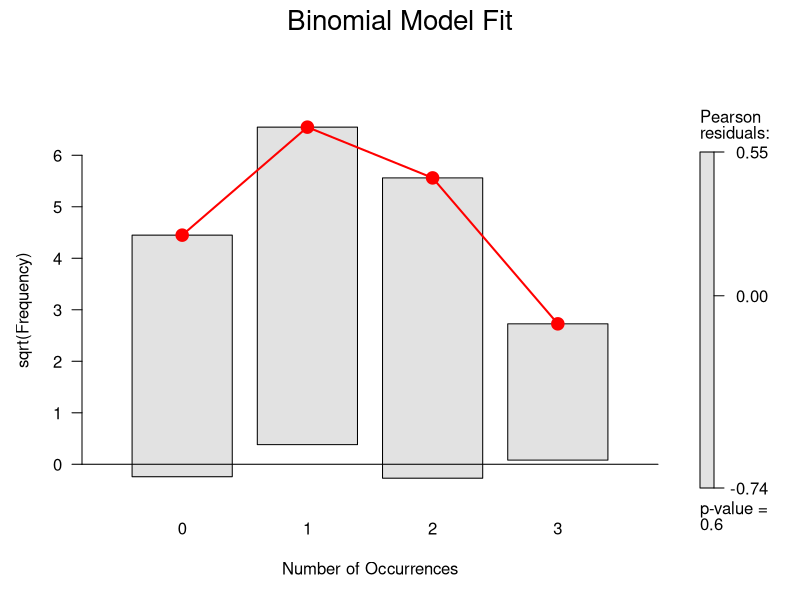
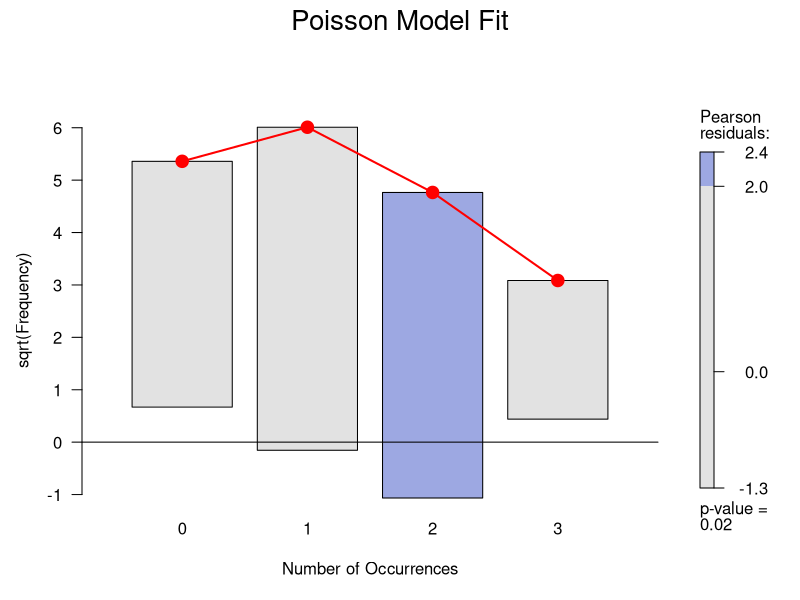
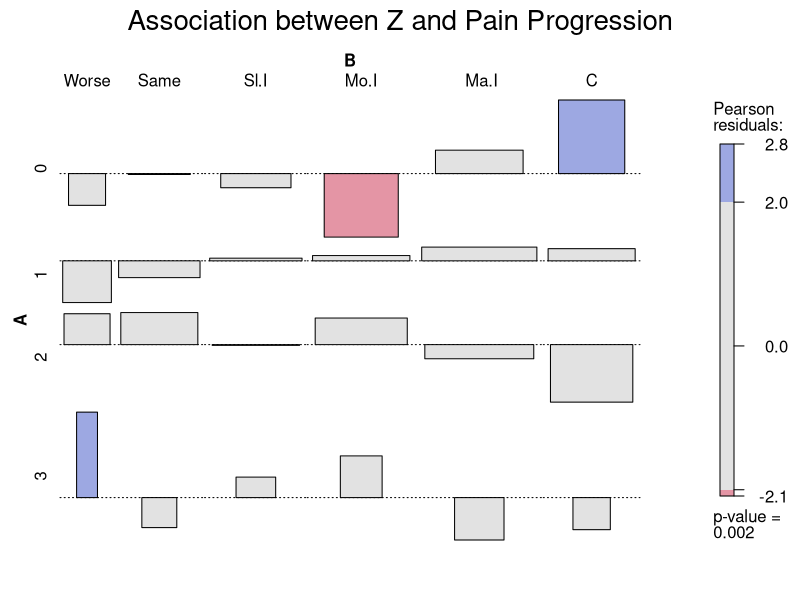
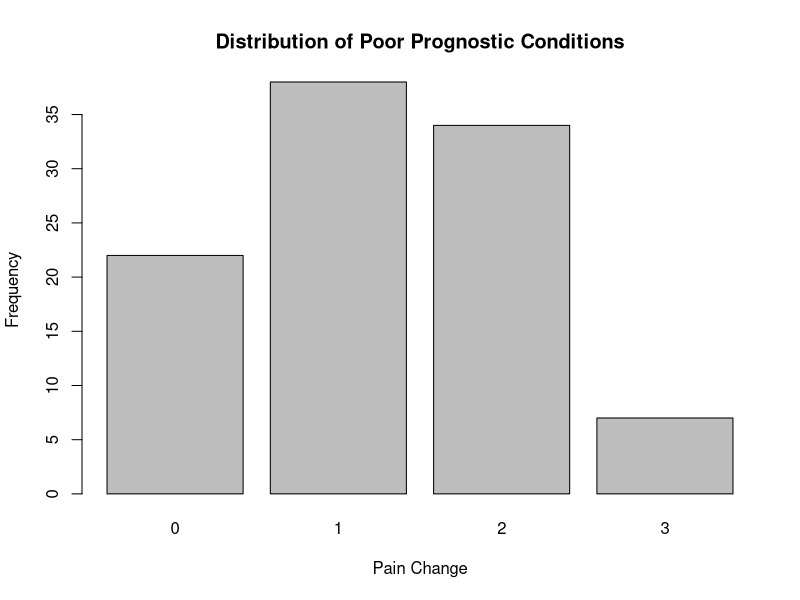
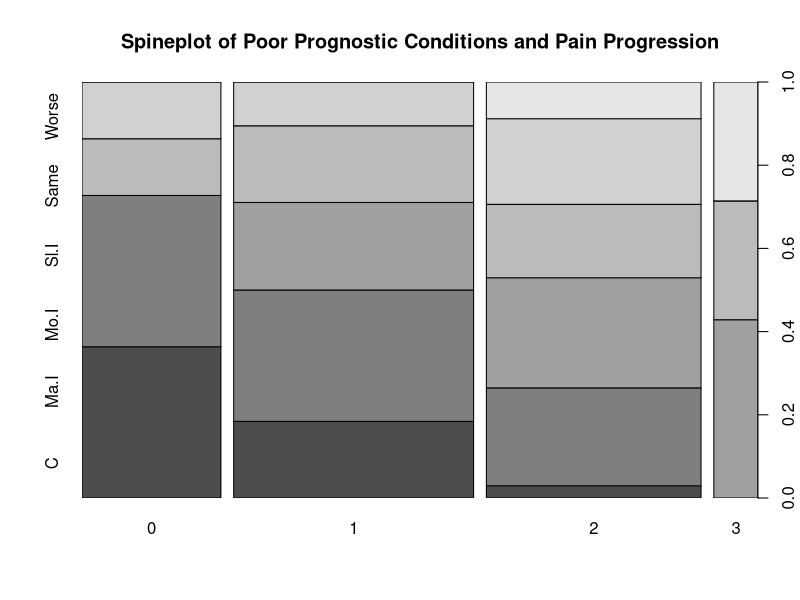
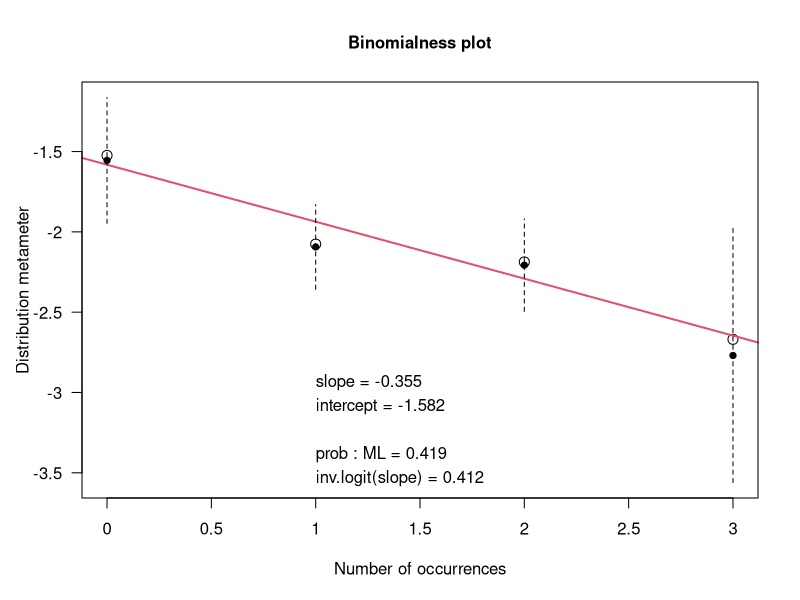
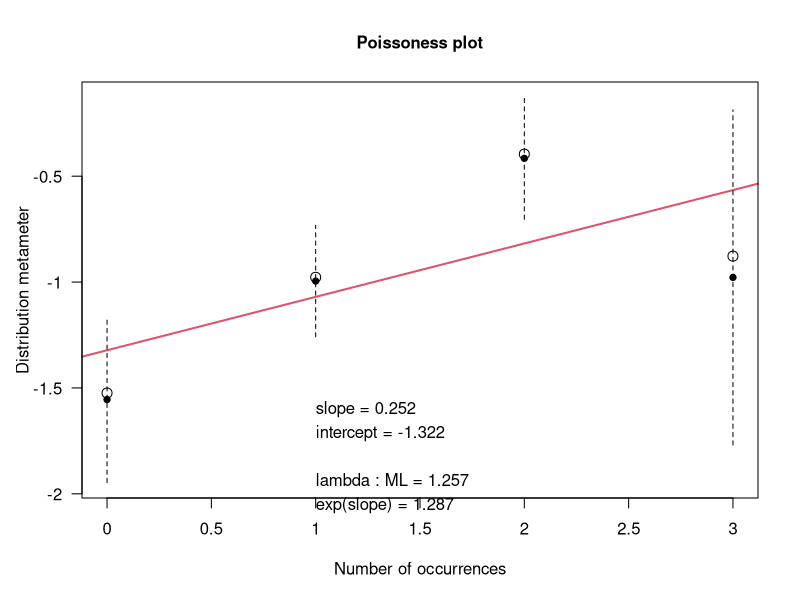

The R source for these figures, in order:
## ---- chunk 1
library(gnm)
library(vcd)
library(vcdExtra)
options(digits=3)
## ---- chunk 2
data("backPain")

backPain$x1 <- factor(backPain$x1)
levels(backPain$x1) <- c("Short", "Long")

backPain$x2 <- factor(backPain$x2)
levels(backPain$x2) <- c("Getting Better", "Remaining the Same", "Worsening")

backPain$x3 <- factor(backPain$x3)
levels(backPain$x3) <- c("AD", "PI")
## ---- chunk 3
backPain$Z <- ifelse(backPain$x1 == "Long", 1, 0) + 
  ifelse(backPain$x2 == "Worsening", 1, 0) + ifelse(backPain$x3 == "PI", 1, 0)
z.table <- table(backPain$Z)
## ---- chunk 4
z.fitb <- goodfit(z.table, type = "binomial", par = list(size =3))
z.fitp <- goodfit(z.table, type = "poisson")
## ---- chunk 5
plot(z.fitb, type = "hanging", shade = TRUE, main = "Binomial Model Fit" )
plot(z.fitp, type = "hanging", shade = TRUE, main = "Poisson Model Fit")
## ---- chunk 6
summary(z.fitb)
summary(z.fitp)
## ---- chunk 7
z.contingency <- table(backPain$Z, backPain$pain)
z.margin <- margin.table(z.contingency, 2:1)
## ---- chunk 8
#I couldn't plot a tile plot because of an error and you suggested not to do it and leave a note in the code.
#tile(t(z.contingency), tile_type = "height", shade = TRUE)
## ---- chunk 9
levels(backPain$pain) <- c("Worse", "Same", "Sl.I", "Mo.I", " Ma.I", "C")
z.contingency <- table(backPain$Z, backPain$pain)
z.margin <- margin.table(z.contingency, 2:1)
backPain$x4 <- factor(backPain$x2)
assoc(t(z.margin), shade = TRUE, main = "Association between Z and Pain Progression") 
## ---- chunk 10
barplot(z.table, main = "Distribution of Poor Prognostic Conditions", xlab = "Pain Change", ylab = "Frequency")
## ---- chunk 11
(z.fitb <- goodfit(z.table, type = "binomial", par = list(size =3)))
(z.fitp <- goodfit(z.table, type = "poisson"))
## ---- chunk 12
(z.chi <- chisq.test(z.contingency))
## ---- chunk 13
CMHtest(z.contingency)
## ---- chunk 14
(z.assoc <- assocstats(z.contingency))
## ---- chunk 15
spineplot(aperm(z.margin, c(2,1)), main = "Spineplot of Poor Prognostic Conditions and Pain Progression")
## ---- chunk 16
z.table |>
  distplot(type = "binomial", size = 3)
## ---- chunk 17
z.table |>
  distplot(type = "poisson")
